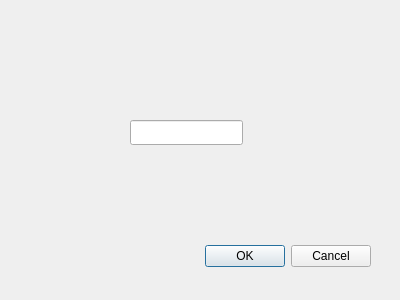
<?xml version="1.0" encoding="UTF-8"?>
<ui version="4.0">
 <class>OptionDialog</class>
 <widget class="QDialog" name="OptionDialog">
  <property name="geometry">
   <rect>
    <x>0</x>
    <y>0</y>
    <width>400</width>
    <height>300</height>
   </rect>
  </property>
  <property name="windowTitle">
   <string>Dialog</string>
  </property>
  <widget class="QDialogButtonBox" name="buttonBox">
   <property name="geometry">
    <rect>
     <x>30</x>
     <y>240</y>
     <width>341</width>
     <height>32</height>
    </rect>
   </property>
   <property name="orientation">
    <enum>Qt::Orientation::Horizontal</enum>
   </property>
   <property name="standardButtons">
    <set>QDialogButtonBox::StandardButton::Cancel|QDialogButtonBox::StandardButton::Ok</set>
   </property>
  </widget>
  <widget class="QLineEdit" name="lineEdit">
   <property name="geometry">
    <rect>
     <x>130</x>
     <y>120</y>
     <width>113</width>
     <height>25</height>
    </rect>
   </property>
  </widget>
 </widget>
 <resources/>
 <connections>
  <connection>
   <sender>buttonBox</sender>
   <signal>accepted()</signal>
   <receiver>OptionDialog</receiver>
   <slot>accept()</slot>
   <hints>
    <hint type="sourcelabel">
     <x>248</x>
     <y>254</y>
    </hint>
    <hint type="destinationlabel">
     <x>157</x>
     <y>274</y>
    </hint>
   </hints>
  </connection>
  <connection>
   <sender>buttonBox</sender>
   <signal>rejected()</signal>
   <receiver>OptionDialog</receiver>
   <slot>reject()</slot>
   <hints>
    <hint type="sourcelabel">
     <x>316</x>
     <y>260</y>
    </hint>
    <hint type="destinationlabel">
     <x>286</x>
     <y>274</y>
    </hint>
   </hints>
  </connection>
 </connections>
</ui>
